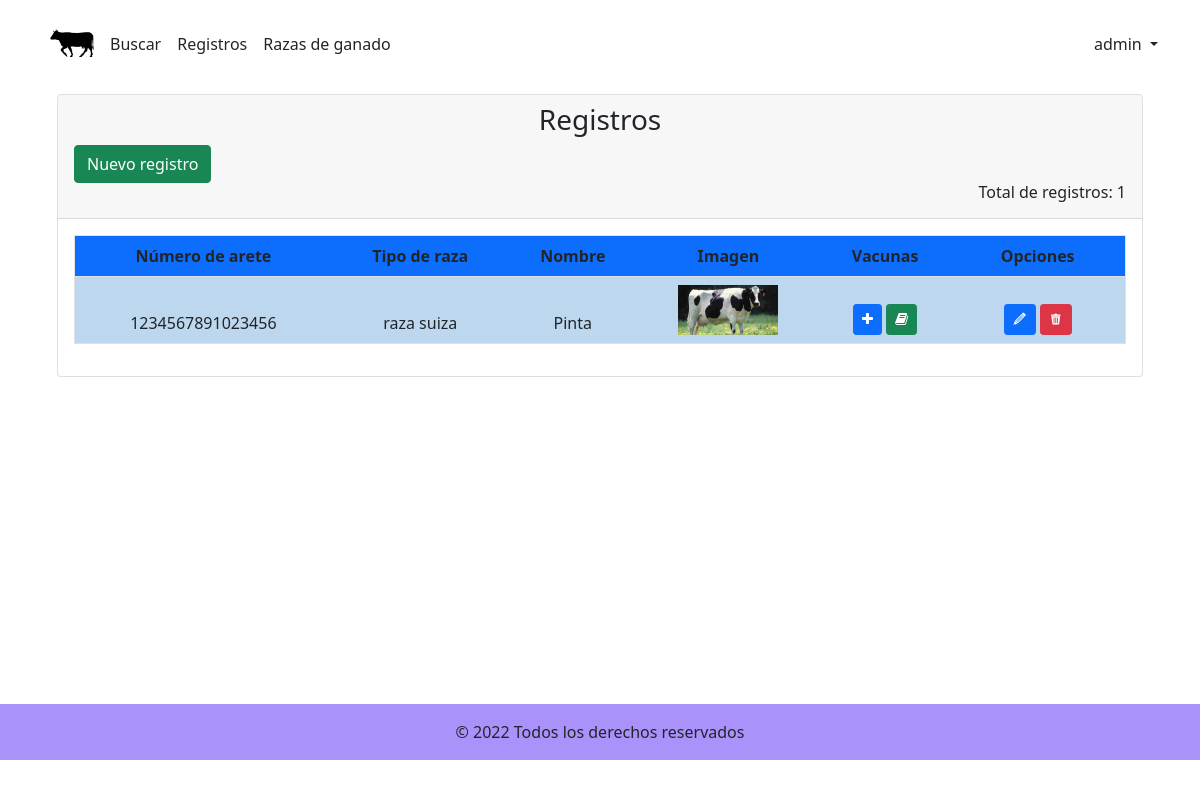
Page /recursos/registros.php (signed in) on the committed database.
### tables this page shows
CREATE TABLE `registros` (
  `id_bovino` int(11) NOT NULL,
  `arete` varchar(100) NOT NULL,
  `id_raza` int(15) NOT NULL,
  `nombre` varchar(200) NOT NULL,
  `imagen_bovino` varchar(300) NOT NULL,
  `sexo` varchar(50) NOT NULL,
  `peso` varchar(100) NOT NULL,
  `edad` varchar(100) NOT NULL,
  `fecha_registro` date NOT NULL,
  `color` varchar(100) NOT NULL
);

CREATE TABLE `razas_ganado` (
  `id_raza` int(11) NOT NULL,
  `nombre_raza` varchar(200) NOT NULL,
  `descripcion` varchar(500) NOT NULL
);

### recursos/registros.php (the view, shortened to what this page needs)
<?php
include "../componentes/conexion.php";
$nivel_usuario = $_SESSION['nivel'];
if ($nivel_usuario == 1 || $nivel_usuario == 2) {
    $consulta_registros = "SELECT * FROM registros INNER JOIN razas_ganado WHERE registros.id_raza=razas_ganado.id_raza";
    $resultado_consulta_registros = mysqli_query($conexion, $consulta_registros);
    $total_registros = mysqli_num_rows($resultado_consulta_registros);
?>
    <!DOCTYPE html>
    <html lang="en">
    <head>
        <link rel="stylesheet" href="../css/bootstrap.min.css">
        <link rel="stylesheet" href="../css/style.css">
        <link rel="stylesheet" href="../css/icons.css">
    </head>
    <body>
        <header> <?php include '../componentes/encabezado.php'; ?> </header>
        <main class="container" role="main">
            <div class="container container-fluid">
                <div class="row">
                    <div class="page-section">
                        <div class="card">
                            <div class="card-header">
                                <h3 class="text-center">Registros</h3>
                                <?php
                                if ($nivel_usuario == 1) {
                                    echo '<div class"text-center"><a class="btn btn-success" href="agregarRegistro.php">Nuevo registro</a></div>';
                                }
                                ?>
                                <h6 class="text-end">Total de registros: <?php echo $total_registros; ?></h6>
                            </div>
                            <?php
                            if ($total_registros <= 0) {
                                echo "<h4 class='mt-5 mb-5 text-center text-danger'>Aun no existen registros</h4>";
                            } else {
                            ?>
                                <div class="card-body table-responsive text-center" style="overflow:auto;">
                                    <table class="table table-hover border">
                                        <thead class="bg-primary">
                                            <tr>
                                                <th>Número de arete</th>
                                                <th>Tipo de raza</th>
                                                <th>Nombre</th>
                                                <th>Imagen</th>
                                                <th>Vacunas</th>
                                                <?php
                                                if ($nivel_usuario == 1) {
                                                    echo '<th class="col-md-2">Opciones</th>';
                                                }
                                                ?>
                                            </tr>
                                            <?php
                                            $contador = 0;
                                            while ($fila = mysqli_fetch_array($resultado_consulta_registros)) {
                                                if ($contador % 2 == 0) {
                                                    echo "<tr class='border' style='background: #bdd7ee;'>";
                                                } else {
                                                    echo "<tr class='border' style='background: #c8d2ca;'>";
                                                }
                                            ?>
                                                <td><?php echo $fila['arete']; ?></td>
                                                <td><?php echo $fila['nombre_raza']; ?></td>
                                                <td><?php echo $fila['nombre']; ?></td>
                                                <td>
                                                    <?php
                                                    if ($nivel_usuario == 1) {
                                                        echo "<a href='actualizarImagen.php?id=" . $fila['arete'] . "'><img src='../bovinos/" . $fila['imagen_bovino'] . "' width='100px' height='50px' />";
                                                    } else {
                                                        echo " <img src='../bovinos/" . $fila['imagen_bovino'] . "' width='100px' height='50px' />";
                                                    }
                                                    ?>
                                                </td>
                                                <td>
                                                    <?php
                                                    if ($nivel_usuario == 1) {
                                                        echo "<a class='btn btn-primary btn-sm' href='agregarVacuna.php?id=" . $fila["arete"] . "'><span class='icon-plus'></span></a>
                                                        <a class='btn btn-success btn-sm' href='historialVacunas.php?id=" . $fila["arete"] . "'><span class='icon-book'></span></a>";
                                                    } else {
                                                        echo "<a class='btn btn-success btn-sm' href='historialVacunas.php?id=" . $fila["arete"] . "'><span class='icon-book'></span></a>";
                                                    }
                                                    ?>
                                                </td>
                                                <?php
                                                if ($nivel_usuario == 1) {
                                                    echo "<td>
                                                    <a class='btn btn-primary btn-sm' href='actualizarRegistro.php?id=" . $fila['id_bovino'] . "'><span class='icon-pencil'></span></a>
                                                    <a class='btn btn-danger btn-sm' onclick='Delete($fila[id_bovino]);'><span class='icon-trashcan'></span></a>
                                                    </td>";
                                                }
                                                ?>
                                                </tr>
                                        <?php
                                                $contador += 1;
                                            }
                                        }
                                        ?>
                                        </thead>
                                    </table>
                                </div>
                        </div>
                    </div>
                </div>
            </div>
        </main>
        <?php include '../componentes/footer.php'; ?>
    </body>
    </html>
<?php
} else {
    header('Location:../index.php');
}
?>

### css/style.css (style rules this page uses)
body>.container { padding: 30px 15px 0; }
body { background: url(images/back.png) center center no-repeat; background-attachment: fixed; background-size: auto; }
main { min-height: 75vh; }

### rows in the picture
registros: arete "1234567891023456", id_raza.nombre_raza "raza suiza", nombre "Pinta", imagen_bovino (picture)

### other values in the picture
$_SESSION['nombre_usuario'] "admin"
$total_registros "1"
